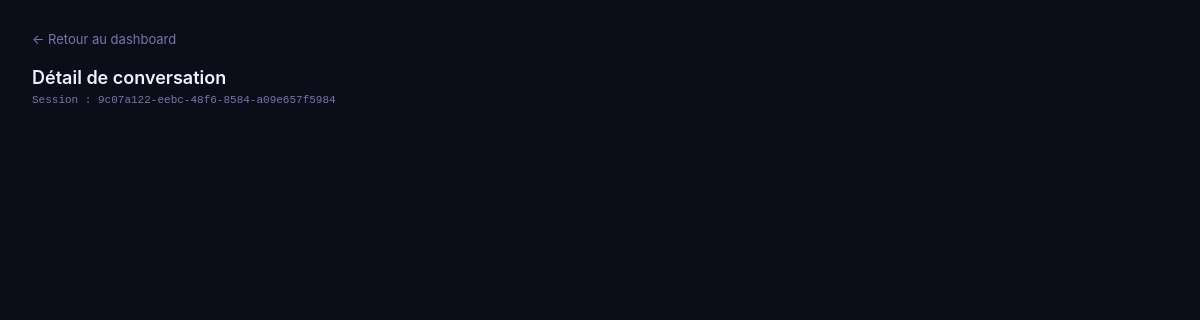
Page /admin/conversation/9c07a122-eebc-48f6-8584-a09e657f5984 (signed in) on the earlier database version.
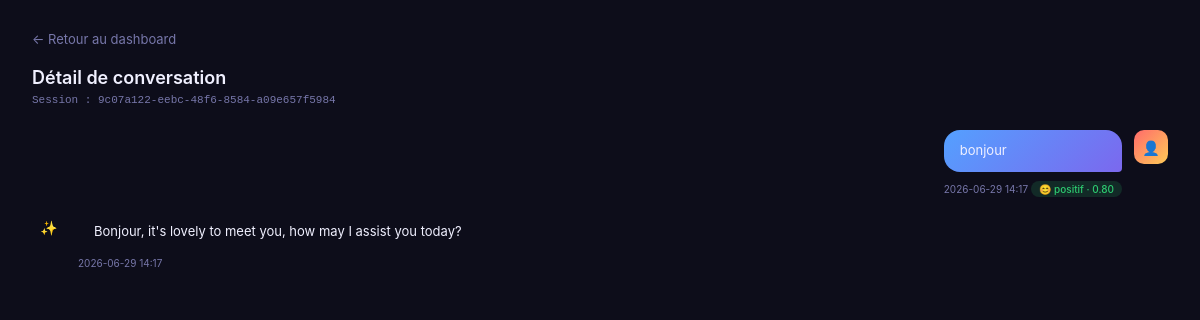
Same page on the later database version.
### tables this page shows
CREATE TABLE conversations (
            id INTEGER PRIMARY KEY AUTOINCREMENT,
            session_id TEXT,
            role TEXT,
            message TEXT,
            sentiment_score REAL,
            sentiment_label TEXT,
            created_at TEXT
        , language TEXT DEFAULT 'fr');

### app.py (the view)
@app.route("/admin/conversation/<session_id>")
@admin_required
def admin_conversation(session_id):
    conn = get_db()
    messages = conn.execute(
        "SELECT role, message, sentiment_score, sentiment_label, created_at "
        "FROM conversations WHERE session_id=? ORDER BY id",
        (session_id,)
    ).fetchall()
    conn.close()
    return render_template("admin_conversation.html", messages=messages, session_id=session_id)

### app.py (called while the page is built)
def admin_required(f):
    @wraps(f)
    def decorated(*args, **kwargs):
        if not session.get("admin"):
            return redirect(url_for("admin_login"))
        return f(*args, **kwargs)
    return decorated

def get_db():
    conn = sqlite3.connect("chatbot.db")
    conn.row_factory = sqlite3.Row
    return conn

### templates/admin_conversation.html (shortened to what this page needs)
<!DOCTYPE html>
<html lang="fr">
<head>
</head>
<body>
<a class="back" href="/admin">← Retour au dashboard</a>
<h1>Détail de conversation</h1>
<div class="session-id">Session : {{ session_id }}</div>
{% for m in messages %}
<div class="msg {{ m.role }}">
  <div class="av">{{ '✨' if m.role=='assistant' else '👤' }}</div>
  <div>
    <div class="bubble">{{ m.message }}</div>
    <div class="meta">{{ m.created_at[:16].replace('T',' ') }}
      {% if m.sentiment_label %}
        <span class="badge {{ m.sentiment_label }}">
          {{ '😊' if m.sentiment_label=='positif' else '😟' if m.sentiment_label=='negatif' else '😐' }}
          {{ m.sentiment_label }} · {{ "%.2f"|format(m.sentiment_score) if m.sentiment_score else '0.00' }}
        </span>
      {% endif %}
    </div>
  </div>
</div>
{% endfor %}
</body>
</html>

Differences in the rows shown:
added conversations: role "👤", message "bonjour", created_at "2026-06-29 14:17", sentiment_label "😊", sentiment_label "positif", sentiment_score "0.80"
added conversations: role "✨", message "Bonjour, it's lovely to meet you, how may I assist you today?", created_at "2026-06-29 14:17"
